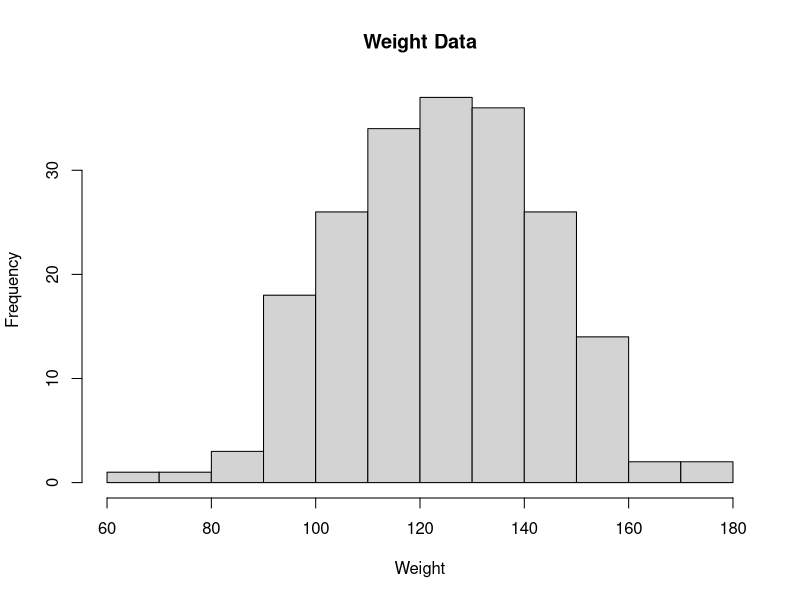
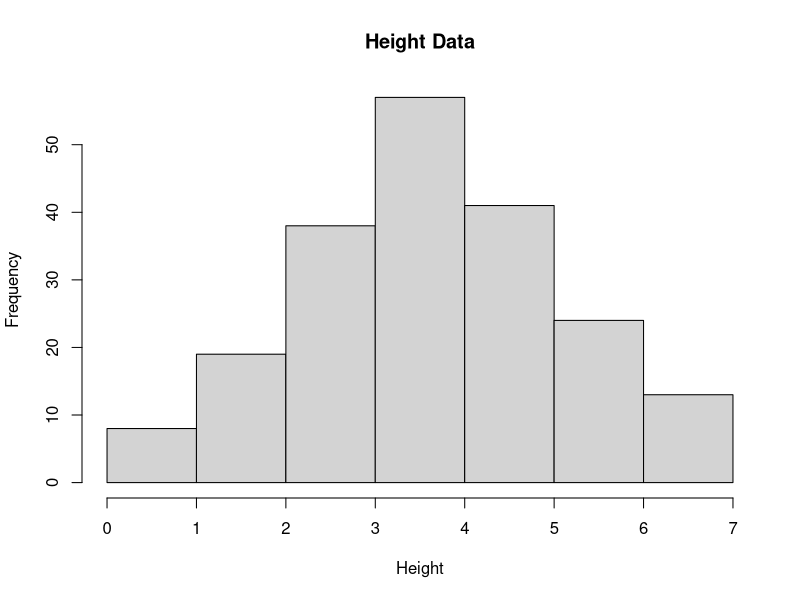
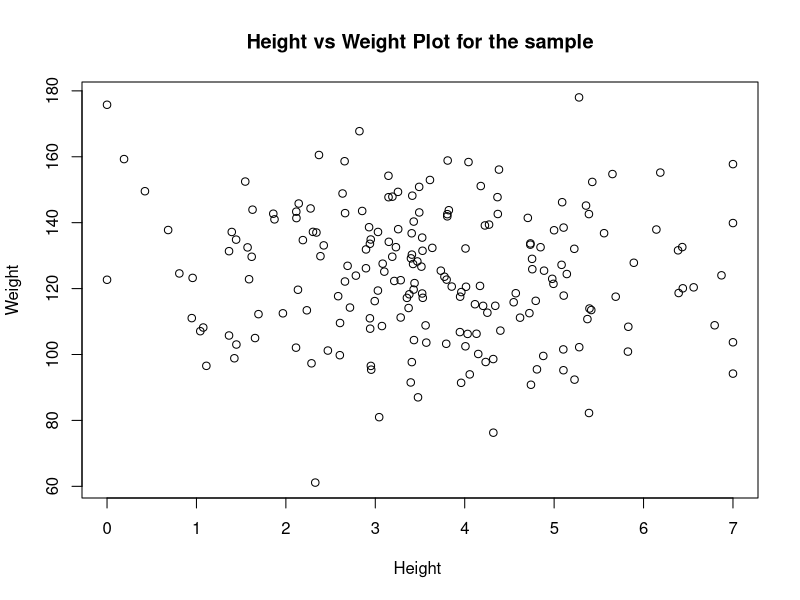

These figures' R source, in order:
n = 200 
min_height = 0
max_height = 7
min_weight = 0
max_weight = 250


mean_height = (min_height + max_height)/ 2
mean_weight = (min_weight + max_weight)/ 2

sd_height = 1.5
sd_weight = 20

heights = rnorm(n, mean_height , sd_height)
heights = pmax(min_height,pmin(max_height,heights))

weights = rnorm(n, mean_weight , sd_weight)
weights = pmax(min_weight,pmin(max_weight,weights))

myData = data.frame(Height = heights, Weight = weights)

calculated_mean_height = mean(myData $Height)
calculated_mean_weight = mean(myData $Weight)

calculated_sd_height = sd(myData $Height)
calculated_sd_weight = sd(myData $Weight)

calculated_median_height = median(myData$Height)
calculated_median_weight = median(myData$Weight)

calc_min_height = min(myData $Height)
calc_max_height = max(myData $Height)

calc_min_weight = min(myData $Weight)
calc_max_weight = max(myData $Weight)

height_weight_covariance = cov(myData $Height, myData $Weight)

cat("\nMean Height=", calculated_mean_height)
cat("\nMin Height = ", calc_min_height)
cat("\nMax Height = ", calc_max_height)
cat("\nMedian height" , calculated_median_height)
cat("\nStandatd deviation of height data" , calculated_sd_height)

cat("\nMean Weight " , calculated_mean_weight)
cat("\nMin Weight ", calc_min_weight)
cat("\nMax weight " , calc_max_weight)
cat("\nMedian weight" , calculated_median_weight)
cat("\nStandard deviation of weight data" , calculated_sd_weight)

cat("\n  Covariance of the height and weight is ", height_weight_covariance)

windows()
hist (myData $Weight , xlab = "Weight", main = "Weight Data")
windows()
hist (myData $Height , xlab = "Height", main = "Height Data")
windows()
plot(myData $ Height, myData $ Weight , xlab = "Height ", ylab ="Weight", main = "Height vs Weight Plot for the sample")

